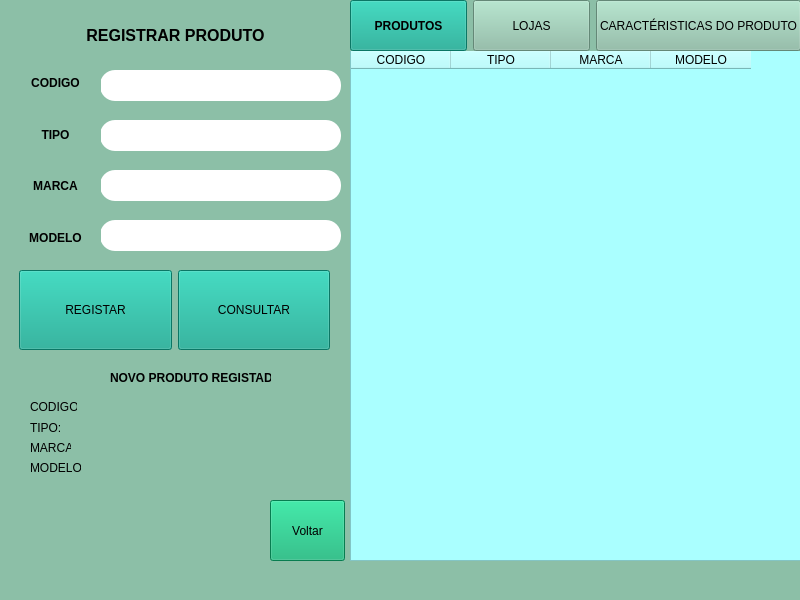
<?xml version="1.0" encoding="UTF-8"?>
<ui version="4.0">
 <class>MainWindow</class>
 <widget class="QMainWindow" name="MainWindow">
  <property name="geometry">
   <rect>
    <x>0</x>
    <y>0</y>
    <width>800</width>
    <height>600</height>
   </rect>
  </property>
  <property name="windowTitle">
   <string>MainWindow</string>
  </property>
  <property name="styleSheet">
   <string notr="true">background-color:rgb(140, 191, 167)</string>
  </property>
  <widget class="QWidget" name="centralwidget">
   <widget class="QTableWidget" name="tableWidget">
    <property name="geometry">
     <rect>
      <x>350</x>
      <y>50</y>
      <width>451</width>
      <height>511</height>
     </rect>
    </property>
    <property name="styleSheet">
     <string notr="true">background-color: rgb(170, 255, 255);</string>
    </property>
    <column>
     <property name="text">
      <string>CODIGO</string>
     </property>
    </column>
    <column>
     <property name="text">
      <string>TIPO</string>
     </property>
    </column>
    <column>
     <property name="text">
      <string>MARCA</string>
     </property>
    </column>
    <column>
     <property name="text">
      <string>MODELO</string>
     </property>
    </column>
   </widget>
   <widget class="QLabel" name="label">
    <property name="geometry">
     <rect>
      <x>70</x>
      <y>10</y>
      <width>211</width>
      <height>51</height>
     </rect>
    </property>
    <property name="text">
     <string>&lt;html&gt;&lt;head/&gt;&lt;body&gt;&lt;p&gt;&lt;span style=&quot; font-size:12pt; font-weight:600;&quot;&gt;REGISTRAR PRODUTO&lt;/span&gt;&lt;/p&gt;&lt;/body&gt;&lt;/html&gt;</string>
    </property>
    <property name="alignment">
     <set>Qt::AlignCenter</set>
    </property>
   </widget>
   <widget class="QLineEdit" name="lineEdit">
    <property name="geometry">
     <rect>
      <x>100</x>
      <y>70</y>
      <width>241</width>
      <height>31</height>
     </rect>
    </property>
    <property name="font">
     <font>
      <pointsize>12</pointsize>
     </font>
    </property>
    <property name="styleSheet">
     <string notr="true">background-color: rgb(255, 170, 0);
border-color: qlineargradient(spread:pad, x1:0, y1:0, x2:1, y2:0, stop:0 rgba(0, 0, 0, 255), stop:1 rgba(255, 255, 255, 255));
border-color: rgb(0, 0, 0);
border-radius:15px;
background-color: rgb(255, 255, 255);
border-color: qlineargradient(spread:pad, x1:0, y1:0, x2:1, y2:0, stop:0 rgba(0, 0, 0, 255), stop:1 rgba(255, 255, 255, 255));
border-width: 2px; 
border - style:outset;
border - color:black;</string>
    </property>
   </widget>
   <widget class="QLineEdit" name="lineEdit_2">
    <property name="geometry">
     <rect>
      <x>100</x>
      <y>120</y>
      <width>241</width>
      <height>31</height>
     </rect>
    </property>
    <property name="font">
     <font>
      <pointsize>12</pointsize>
     </font>
    </property>
    <property name="styleSheet">
     <string notr="true">background-color: rgb(255, 170, 0);
border-color: qlineargradient(spread:pad, x1:0, y1:0, x2:1, y2:0, stop:0 rgba(0, 0, 0, 255), stop:1 rgba(255, 255, 255, 255));
border-color: rgb(0, 0, 0);
border-radius:15px;
background-color: rgb(255, 255, 255);
border-color: qlineargradient(spread:pad, x1:0, y1:0, x2:1, y2:0, stop:0 rgba(0, 0, 0, 255), stop:1 rgba(255, 255, 255, 255));
border-width: 2px; 
border - style:outset;
border - color:black;</string>
    </property>
   </widget>
   <widget class="QLineEdit" name="lineEdit_3">
    <property name="geometry">
     <rect>
      <x>100</x>
      <y>170</y>
      <width>241</width>
      <height>31</height>
     </rect>
    </property>
    <property name="font">
     <font>
      <pointsize>12</pointsize>
     </font>
    </property>
    <property name="styleSheet">
     <string notr="true">background-color: rgb(255, 170, 0);
border-color: qlineargradient(spread:pad, x1:0, y1:0, x2:1, y2:0, stop:0 rgba(0, 0, 0, 255), stop:1 rgba(255, 255, 255, 255));
border-color: rgb(0, 0, 0);
border-radius:15px;
background-color: rgb(255, 255, 255);
border-color: qlineargradient(spread:pad, x1:0, y1:0, x2:1, y2:0, stop:0 rgba(0, 0, 0, 255), stop:1 rgba(255, 255, 255, 255));
border-width: 2px; 
border - style:outset;
border - color:black;</string>
    </property>
   </widget>
   <widget class="QLineEdit" name="lineEdit_4">
    <property name="geometry">
     <rect>
      <x>100</x>
      <y>220</y>
      <width>241</width>
      <height>31</height>
     </rect>
    </property>
    <property name="font">
     <font>
      <pointsize>12</pointsize>
     </font>
    </property>
    <property name="styleSheet">
     <string notr="true">background-color: rgb(255, 170, 0);
border-color: qlineargradient(spread:pad, x1:0, y1:0, x2:1, y2:0, stop:0 rgba(0, 0, 0, 255), stop:1 rgba(255, 255, 255, 255));
border-color: rgb(0, 0, 0);
border-radius:15px;
background-color: rgb(255, 255, 255);
border-color: qlineargradient(spread:pad, x1:0, y1:0, x2:1, y2:0, stop:0 rgba(0, 0, 0, 255), stop:1 rgba(255, 255, 255, 255));
border-width: 2px; 
border - style:outset;
border - color:black;</string>
    </property>
    <property name="text">
     <string/>
    </property>
   </widget>
   <widget class="QWidget" name="horizontalLayoutWidget">
    <property name="geometry">
     <rect>
      <x>350</x>
      <y>0</y>
      <width>451</width>
      <height>51</height>
     </rect>
    </property>
    <layout class="QHBoxLayout" name="horizontalLayout">
     <item>
      <widget class="QPushButton" name="pushButton_5">
       <property name="sizePolicy">
        <sizepolicy hsizetype="Preferred" vsizetype="Preferred">
         <horstretch>0</horstretch>
         <verstretch>0</verstretch>
        </sizepolicy>
       </property>
       <property name="font">
        <font>
         <weight>75</weight>
         <bold>true</bold>
        </font>
       </property>
       <property name="styleSheet">
        <string notr="true">
background-color: rgb(15, 166, 141);</string>
       </property>
       <property name="text">
        <string>PRODUTOS</string>
       </property>
      </widget>
     </item>
     <item>
      <widget class="QPushButton" name="pushButton_4">
       <property name="sizePolicy">
        <sizepolicy hsizetype="Preferred" vsizetype="Preferred">
         <horstretch>0</horstretch>
         <verstretch>0</verstretch>
        </sizepolicy>
       </property>
       <property name="text">
        <string>LOJAS</string>
       </property>
      </widget>
     </item>
     <item>
      <widget class="QPushButton" name="pushButton_3">
       <property name="sizePolicy">
        <sizepolicy hsizetype="Preferred" vsizetype="Preferred">
         <horstretch>0</horstretch>
         <verstretch>0</verstretch>
        </sizepolicy>
       </property>
       <property name="text">
        <string>CARACTÉRISTICAS DO PRODUTO</string>
       </property>
      </widget>
     </item>
    </layout>
   </widget>
   <widget class="QLabel" name="label_15">
    <property name="geometry">
     <rect>
      <x>90</x>
      <y>460</y>
      <width>131</width>
      <height>20</height>
     </rect>
    </property>
    <property name="text">
     <string/>
    </property>
   </widget>
   <widget class="QLabel" name="label_13">
    <property name="geometry">
     <rect>
      <x>80</x>
      <y>440</y>
      <width>101</width>
      <height>16</height>
     </rect>
    </property>
    <property name="text">
     <string/>
    </property>
   </widget>
   <widget class="QLabel" name="label_8">
    <property name="geometry">
     <rect>
      <x>30</x>
      <y>400</y>
      <width>47</width>
      <height>13</height>
     </rect>
    </property>
    <property name="text">
     <string>CODIGO:</string>
    </property>
   </widget>
   <widget class="QLabel" name="label_10">
    <property name="geometry">
     <rect>
      <x>30</x>
      <y>420</y>
      <width>101</width>
      <height>16</height>
     </rect>
    </property>
    <property name="text">
     <string>TIPO:</string>
    </property>
   </widget>
   <widget class="QLabel" name="label_9">
    <property name="geometry">
     <rect>
      <x>80</x>
      <y>400</y>
      <width>131</width>
      <height>16</height>
     </rect>
    </property>
    <property name="text">
     <string/>
    </property>
   </widget>
   <widget class="QLabel" name="label_7">
    <property name="geometry">
     <rect>
      <x>110</x>
      <y>370</y>
      <width>161</width>
      <height>16</height>
     </rect>
    </property>
    <property name="text">
     <string>&lt;html&gt;&lt;head/&gt;&lt;body&gt;&lt;p&gt;&lt;span style=&quot; font-weight:600;&quot;&gt;NOVO  PRODUTO  REGISTADO&lt;/span&gt;&lt;/p&gt;&lt;/body&gt;&lt;/html&gt;</string>
    </property>
   </widget>
   <widget class="QLabel" name="label_12">
    <property name="geometry">
     <rect>
      <x>30</x>
      <y>440</y>
      <width>41</width>
      <height>16</height>
     </rect>
    </property>
    <property name="text">
     <string>MARCA:</string>
    </property>
   </widget>
   <widget class="QLabel" name="label_11">
    <property name="geometry">
     <rect>
      <x>70</x>
      <y>420</y>
      <width>121</width>
      <height>20</height>
     </rect>
    </property>
    <property name="text">
     <string/>
    </property>
   </widget>
   <widget class="QLabel" name="label_14">
    <property name="geometry">
     <rect>
      <x>30</x>
      <y>460</y>
      <width>51</width>
      <height>16</height>
     </rect>
    </property>
    <property name="text">
     <string>MODELO:</string>
    </property>
   </widget>
   <widget class="QWidget" name="horizontalLayoutWidget_2">
    <property name="geometry">
     <rect>
      <x>19</x>
      <y>270</y>
      <width>311</width>
      <height>80</height>
     </rect>
    </property>
    <layout class="QHBoxLayout" name="horizontalLayout_2">
     <item>
      <widget class="QPushButton" name="pushButton">
       <property name="sizePolicy">
        <sizepolicy hsizetype="Preferred" vsizetype="Preferred">
         <horstretch>0</horstretch>
         <verstretch>0</verstretch>
        </sizepolicy>
       </property>
       <property name="styleSheet">
        <string notr="true">
background-color: rgb(15, 166, 141);</string>
       </property>
       <property name="text">
        <string>REGISTAR</string>
       </property>
      </widget>
     </item>
     <item>
      <widget class="QPushButton" name="pushButton_2">
       <property name="sizePolicy">
        <sizepolicy hsizetype="Preferred" vsizetype="Preferred">
         <horstretch>0</horstretch>
         <verstretch>0</verstretch>
        </sizepolicy>
       </property>
       <property name="styleSheet">
        <string notr="true">
background-color: rgb(15, 166, 141);</string>
       </property>
       <property name="text">
        <string>CONSULTAR</string>
       </property>
      </widget>
     </item>
    </layout>
   </widget>
   <widget class="QWidget" name="verticalLayoutWidget">
    <property name="geometry">
     <rect>
      <x>10</x>
      <y>60</y>
      <width>91</width>
      <height>201</height>
     </rect>
    </property>
    <layout class="QVBoxLayout" name="verticalLayout_3">
     <item>
      <widget class="QLabel" name="label_2">
       <property name="text">
        <string>&lt;html&gt;&lt;head/&gt;&lt;body&gt;&lt;p&gt;&lt;span style=&quot; font-weight:600;&quot;&gt;CODIGO&lt;/span&gt;&lt;/p&gt;&lt;/body&gt;&lt;/html&gt;</string>
       </property>
       <property name="alignment">
        <set>Qt::AlignCenter</set>
       </property>
      </widget>
     </item>
     <item>
      <widget class="QLabel" name="label_3">
       <property name="text">
        <string>&lt;html&gt;&lt;head/&gt;&lt;body&gt;&lt;p&gt;&lt;span style=&quot; font-weight:600;&quot;&gt;TIPO&lt;/span&gt;&lt;/p&gt;&lt;/body&gt;&lt;/html&gt;</string>
       </property>
       <property name="alignment">
        <set>Qt::AlignCenter</set>
       </property>
      </widget>
     </item>
     <item>
      <widget class="QLabel" name="label_4">
       <property name="text">
        <string>&lt;html&gt;&lt;head/&gt;&lt;body&gt;&lt;p&gt;&lt;span style=&quot; font-weight:600;&quot;&gt;MARCA&lt;/span&gt;&lt;/p&gt;&lt;/body&gt;&lt;/html&gt;</string>
       </property>
       <property name="alignment">
        <set>Qt::AlignCenter</set>
       </property>
      </widget>
     </item>
     <item>
      <widget class="QLabel" name="label_5">
       <property name="text">
        <string>&lt;html&gt;&lt;head/&gt;&lt;body&gt;&lt;p&gt;&lt;span style=&quot; font-weight:600;&quot;&gt;MODELO&lt;/span&gt;&lt;/p&gt;&lt;/body&gt;&lt;/html&gt;</string>
       </property>
       <property name="alignment">
        <set>Qt::AlignCenter</set>
       </property>
      </widget>
     </item>
    </layout>
   </widget>
   <widget class="QPushButton" name="pushButton_6">
    <property name="geometry">
     <rect>
      <x>270</x>
      <y>500</y>
      <width>75</width>
      <height>61</height>
     </rect>
    </property>
    <property name="styleSheet">
     <string notr="true">background-color: rgb(10, 175, 112);
</string>
    </property>
    <property name="text">
     <string>Voltar</string>
    </property>
   </widget>
   <widget class="QLabel" name="label_6">
    <property name="geometry">
     <rect>
      <x>30</x>
      <y>490</y>
      <width>111</width>
      <height>21</height>
     </rect>
    </property>
    <property name="text">
     <string/>
    </property>
   </widget>
  </widget>
  <widget class="QMenuBar" name="menubar">
   <property name="geometry">
    <rect>
     <x>0</x>
     <y>0</y>
     <width>800</width>
     <height>21</height>
    </rect>
   </property>
  </widget>
  <widget class="QStatusBar" name="statusbar"/>
 </widget>
 <resources/>
 <connections/>
</ui>
